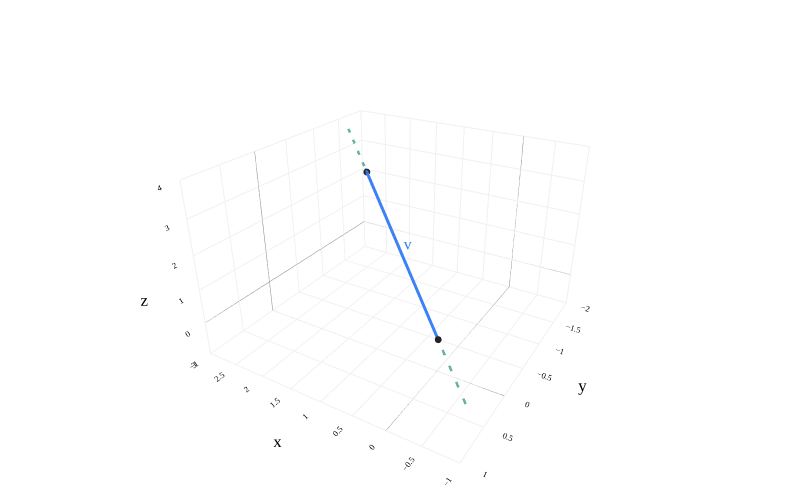

The notebook cell this image was saved under:
### Markdown cell above
There are infinitely many vectors in $\text{span}(\{{\color{#3d81f6} \begin{bmatrix} 1 \\ 2 \end{bmatrix}}\})$, including $\begin{bmatrix} 2 \\ 4 \end{bmatrix}$ and $\begin{bmatrix} -1 \\ -2 \end{bmatrix}$, and the <span style="color: #004d40; font-weight: bold;">line shown above</span> contains all of them. Notationally, we could say $$\begin{bmatrix} 2 \\ 4 \end{bmatrix} \in \text{span}(\{{\color{#3d81f6} \begin{bmatrix} 1 \\ 2 \end{bmatrix}}\})$$

### Example in $\mathbb{R}^3$

As another example, consider $\color{#3d81f6} \vec v = \begin{bmatrix} 2 \\ -1 \\ 3 \end{bmatrix}$ in $\mathbb{R}^3$. The span of $\color{#3d81f6} \vec v$ is the line through the origin and $(2, -1, 3)$.

### Code cell
from utils import plot_vectors
import numpy as np
import plotly.graph_objects as go

v = (2, -1, 3)

# Create the line spanned by v (all scalar multiples)
t = np.linspace(-2, 2, 100)
line_x = t * v[0]
line_y = t * v[1]
line_z = t * v[2]

fig = plot_vectors([(v, "#3d81f6", r"v")], show_axis_labels=True, vdeltax=0.1)

# Add the line spanned by v to the 3D plot
fig.add_trace(
    go.Scatter3d(
        x=line_x,
        y=line_y,
        z=line_z,
        mode="lines",
        line=dict(color="rgba(0,77,64,0.6)", width=5, dash="dash"),
        showlegend=False,
        hoverinfo="skip"
    )
)

# Draw small points at (0, 0, 0) and the tip of v
fig.add_trace(
    go.Scatter3d(
        x=[0, v[0]],
        y=[0, v[1]],
        z=[0, v[2]],
        mode="markers",
        marker=dict(size=4, color=["#222", "#222"]),
        showlegend=False,
        hoverinfo="skip"
    )
)

fig.update_layout(
    scene_camera=dict(
        eye=dict(x=-1.2, y=2, z=1.2)
    ),
)

fig.show()

### Figure 1 — Plotly figure (JSON) as saved in the notebook; plotly's stock layout.template omitted (floating-point values rounded to 4 significant figures)
{"data": [{"hovertemplate": "(%{x}, %{y}, %{z})<extra></extra>", "line": {"color": "#3d81f6", "width": 6}, "mode": "lines", "showlegend": false, "type": "scatter3d", "x": [0, 2], "y": [0, -1], "z": [0, 3]}, {"colorscale": [[0, "#3d81f6"], [1, "#3d81f6"]], "hoverinfo": "skip", "showlegend": false, "showscale": false, "sizemode": "raw", "sizeref": 0.4, "type": "cone", "u": [0.2], "v": [-0.1], "w": [0.3], "x": [2], "y": [-1], "z": [3]}, {"hoverinfo": "skip", "mode": "text", "showlegend": false, "text": ["v"], "textfont": {"color": "#3d81f6", "family": "Palatino", "size": 16}, "textposition": "middle center", "type": "scatter3d", "x": [0.9776], "y": [-0.6342], "z": [1.5]}, {"hoverinfo": "skip", "line": {"color": "rgba(0,77,64,0.6)", "dash": "dash", "width": 5}, "mode": "lines", "showlegend": false, "type": "scatter3d", "x": [-4.0, -3.919, -3.838, -3.758, -3.677, -3.596, -3.515, -3.434, -3.354, -3.273, -3.192, -3.111, -3.03, -2.949, -2.869, -2.788, -2.707, -2.626, -2.545, -2.465, -2.384, -2.303, -2.222, -2.141, -2.061, -1.98, -1.899, -1.818, -1.737, -1.657, -1.576, -1.495, -1.414, -1.333, -1.253, -1.172, -1.091, -1.01, -0.9293, -0.8485, -0.7677, -0.6869, -0.6061, -0.5253, -0.4444, -0.3636, -0.2828, -0.202, -0.1212, -0.0404, 0.0404, 0.1212, 0.202, 0.2828, 0.3636, 0.4444, 0.5253, 0.6061, 0.6869, 0.7677, 0.8485, 0.9293, 1.01, 1.091, 1.172, 1.253, 1.333, 1.414, 1.495, 1.576, 1.657, 1.737, 1.818, 1.899, 1.98, 2.061, 2.141, 2.222, 2.303, 2.384, 2.465, 2.545, 2.626, 2.707, 2.788, 2.869, 2.949, 3.03, 3.111, 3.192, 3.273, 3.354, 3.434, 3.515, 3.596, 3.677, 3.758, 3.838, 3.919, 4.0], "y": [2.0, 1.96, 1.919, 1.879, 1.838, 1.798, 1.758, 1.717, 1.677, 1.636, 1.596, 1.556, 1.515, 1.475, 1.434, 1.394, 1.354, 1.313, 1.273, 1.232, 1.192, 1.152, 1.111, 1.071, 1.03, 0.9899, 0.9495, 0.9091, 0.8687, 0.8283, 0.7879, 0.7475, 0.7071, 0.6667, 0.6263, 0.5859, 0.5455, 0.5051, 0.4646, 0.4242, 0.3838, 0.3434, 0.303, 0.2626, 0.2222, 0.1818, 0.1414, 0.101, 0.06061, 0.0202, -0.0202, -0.06061, -0.101, -0.1414, -0.1818, -0.2222, -0.2626, -0.303, -0.3434, -0.3838, -0.4242, -0.4646, -0.5051, -0.5455, -0.5859, -0.6263, -0.6667, -0.7071, -0.7475, -0.7879, -0.8283, -0.8687, -0.9091, -0.9495, -0.9899, -1.03, -1.071, -1.111, -1.152, -1.192, -1.232, -1.273, -1.313, -1.354, -1.394, -1.434, -1.475, -1.515, -1.556, -1.596, -1.636, -1.677, -1.717, -1.758, -1.798, -1.838, -1.879, -1.919, -1.96, -2.0], "z": [-6.0, -5.879, -5.758, -5.636, -5.515, -5.394, -5.273, -5.152, -5.03, -4.909, -4.788, -4.667, -4.545, -4.424, -4.303, -4.182, -4.061, -3.939, -3.818, -3.697, -3.576, -3.455, -3.333, -3.212, -3.091, -2.97, -2.848, -2.727, -2.606, -2.485, -2.364, -2.242, -2.121, -2.0, -1.879, -1.758, -1.636, -1.515, -1.394, -1.273, -1.152, -1.03, -0.9091, -0.7879, -0.6667, -0.5455, -0.4242, -0.303, -0.1818, -0.06061, 0.06061, 0.1818, 0.303, 0.4242, 0.5455, 0.6667, 0.7879, 0.9091, 1.03, 1.152, 1.273, 1.394, 1.515, 1.636, 1.758, 1.879, 2.0, 2.121, 2.242, 2.364, 2.485, 2.606, 2.727, 2.848, 2.97, 3.091, 3.212, 3.333, 3.455, 3.576, 3.697, 3.818, 3.939, 4.061, 4.182, 4.303, 4.424, 4.545, 4.667, 4.788, 4.909, 5.03, 5.152, 5.273, 5.394, 5.515, 5.636, 5.758, 5.879, 6.0]}, {"hoverinfo": "skip", "marker": {"color": ["#222", "#222"], "size": 4}, "mode": "markers", "showlegend": false, "type": "scatter3d", "x": [0, 2], "y": [0, -1], "z": [0, 3]}], "layout": {"font": {"color": "black", "family": "Palatino", "size": 14}, "height": 500, "margin": {"b": 0, "l": 0, "r": 0, "t": 0}, "paper_bgcolor": "white", "plot_bgcolor": "white", "scene": {"aspectratio": {"x": 1.2, "y": 1.2, "z": 0.8}, "bgcolor": "white", "camera": {"eye": {"x": -1.2, "y": 2, "z": 1.2}}, "xaxis": {"backgroundcolor": "white", "gridcolor": "#f0f0f0", "range": [-1, 3], "showbackground": true, "tickfont": {"size": 10}, "title": {"text": "x"}, "zerolinecolor": "gray"}, "yaxis": {"backgroundcolor": "white", "gridcolor": "#f0f0f0", "range": [-2, 1], "showbackground": true, "tickfont": {"size": 10}, "title": {"text": "y"}, "zerolinecolor": "gray"}, "zaxis": {"backgroundcolor": "white", "gridcolor": "#f0f0f0", "range": [-1, 4], "showbackground": true, "tickfont": {"size": 10}, "title": {"text": "z"}, "zerolinecolor": "gray"}}, "width": 800}}
